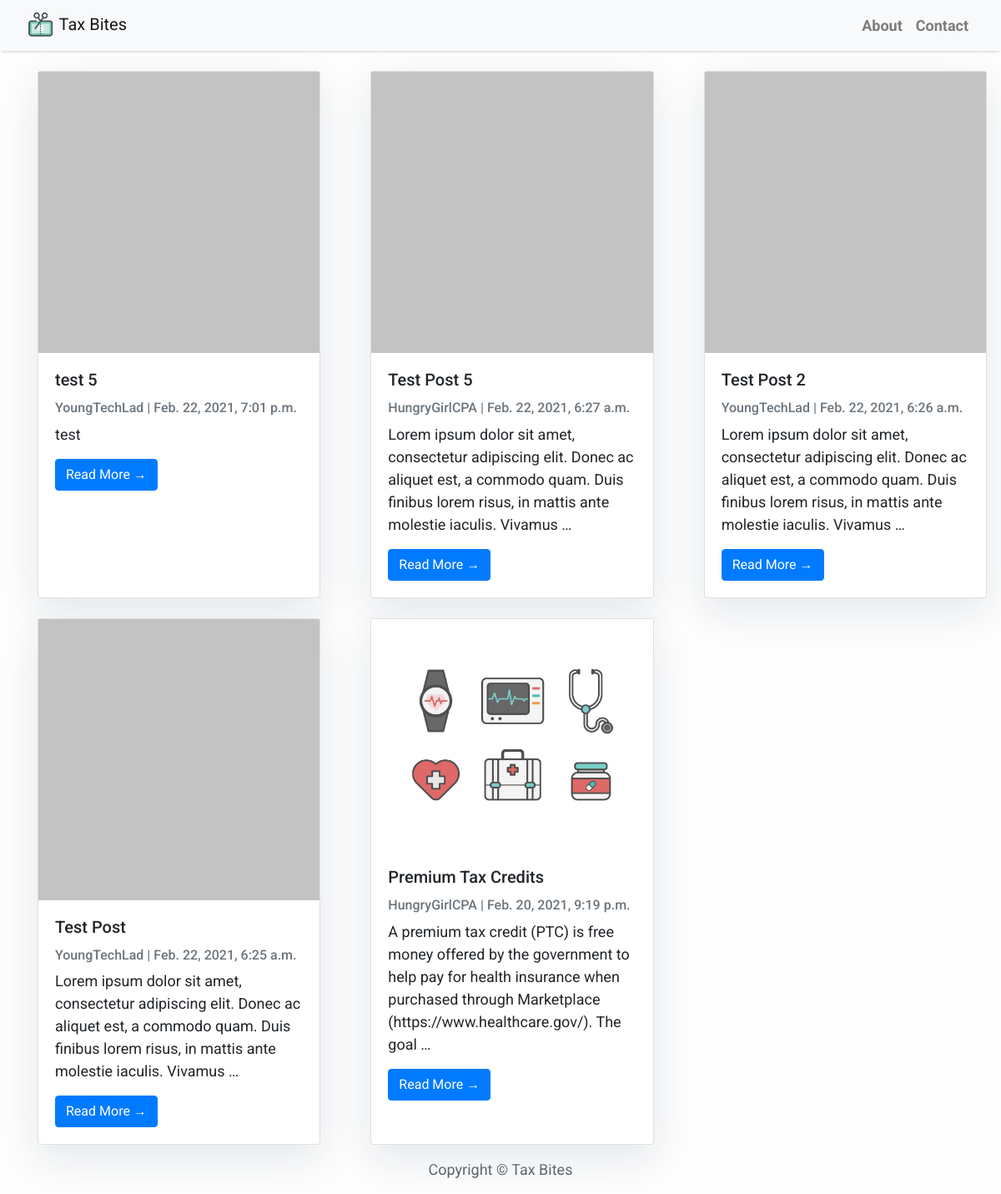
Before: / with the older database file.
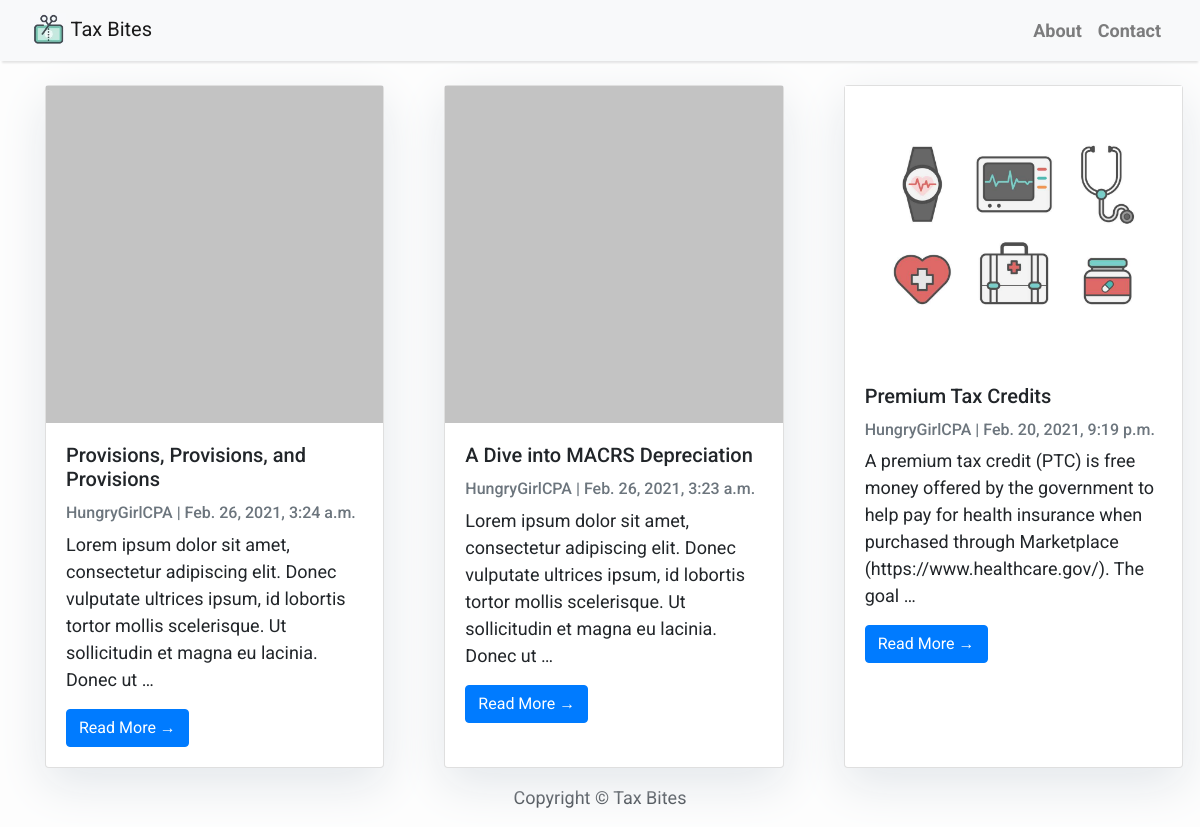
After: the same page with the newer database file.
### blog/models.py (models this page shows, shortened)
class Post(models.Model):
	title = models.CharField(max_length=200, unique=True)
	slug = models.SlugField(max_length=200, unique=True)
	author = models.ForeignKey(User, on_delete= models.CASCADE,related_name='blog_posts')
	updated_on = models.DateTimeField(auto_now= True)
	content = models.TextField()
	created_on = models.DateTimeField(auto_now_add=True)
	status = models.IntegerField(choices=STATUS, default=0)
	thumbnail = models.ImageField(upload_to='thumbnails', default='default.jpg')
	class Meta:
		ordering = ['-created_on']

### blog/views.py (the view)
# urls.py: path('', views.PostList.as_view(), name='home'),
class PostList(generic.ListView):
	queryset = Post.objects.filter(status=1).order_by('-created_on')
	template_name = 'index.html'

### blog/templates/index.html (shortened to what this page needs)
{% extends "base.html" %}
{% block content %}
{% load static %}
<div class="container">
    <div class="row row-cols-1 row-cols-md-3">
          <div class="card-deck">
            {% for post in post_list %}
            <div class="col mt-4 col-sm-4" >
            <div class="card h-100" class="card-img-top">
  				<img src="{{ post.thumbnail.url }}" alt="{{ post.title }}">
  				<div class="card-body">
    				<h5 class="card-title">{{ post.title }}</h5>
    				<p class="card-text text-muted h6">{{ post.author }} | {{ post.created_on }} </p>
    				<p class="card-text">
					{% with content=post.content|striptags|safe %}
					{{ content|truncatewords:25 }}</p>
					{% endwith %}
					<a href="{% url 'post_detail' post.slug  %}" class="btn btn-primary">Read More &rarr;</a>
  				</div>
			</div>
            </div>
            {% endfor %}
          </div>
    </div>
</div>
{%endblock%}

### blog/templates/base.html (shortened to what this page needs)
{% load static %}
<!DOCTYPE html>
<html>
    <head>
        <link rel="stylesheet" href="https://maxcdn.bootstrapcdn.com/bootstrap/4.0.0/css/bootstrap.min.css"
 />
    </head>
    <body>
        <nav class="navbar navbar-expand-lg navbar-light bg-light shadow" id="mainNav">
            <div class="container-fluid">
                <a class="navbar-brand" href="{% url 'home' %}">
                <img src="{% static 'taxbites/navbar_tax_logo.jpg' %}" width="35" height="" class="d-inline-block align-center">
                Tax Bites</a>
                <div class="collapse navbar-collapse" id="navbarResponsive">
                    <ul class="navbar-nav ml-auto">
                        <li class="nav-item text-black">
                            <a class="nav-link text-black font-weight-bold" href="#">About</a>
                        </li>
                        <li class="nav-item text-black">
                            <a class="nav-link text-black font-weight-bold" href="#">Contact</a>
                        </li>
                    </ul>
                </div>
            </div>
        </nav>
        {% block content %}{% endblock content %}
        <footer class="py-3 bg-grey">
            <p class="m-0 text-dark text-center ">Copyright &copy; Tax Bites</p>
        </footer>
    </body>
</html>

### blog/templates/base.html (style rules this page uses)
body { font-family: "Roboto", sans-serif; font-size: 17px; background-color: #fdfdfd; }
.shadow { box-shadow: 0 4px 2px -2px rgba(0, 0, 0, 0.1); }

### blog/templates/index.html (style rules this page uses)
body { font-family: "Roboto", sans-serif; font-size: 18px; background-color: #fdfdfd; }
.card { box-shadow: 0 16px 48px #E3E7EB; }

Changed rows visible on the page:
removed Post: thumbnail (placeholder picture), title "test 5", author "YoungTechLad", created_on "Feb. 22, 2021, 7:01 p.m.", content "test"
removed Post: thumbnail (placeholder picture), title "Test Post 5", author "HungryGirlCPA", created_on "Feb. 22, 2021, 6:27 a.m.", value "Lorem ipsum dolor sit amet, consectetur adipiscing elit. Donec ac aliquet est, a commodo quam. Duis finibus lorem risus, in mattis ante molestie iaculis. Vivamus …"
removed Post: thumbnail (placeholder picture), title "Test Post 2", author "YoungTechLad", created_on "Feb. 22, 2021, 6:26 a.m.", value "Lorem ipsum dolor sit amet, consectetur adipiscing elit. Donec ac aliquet est, a commodo quam. Duis finibus lorem risus, in mattis ante molestie iaculis. Vivamus …"
removed Post: thumbnail (placeholder picture), title "Test Post", author "YoungTechLad", created_on "Feb. 22, 2021, 6:25 a.m.", value "Lorem ipsum dolor sit amet, consectetur adipiscing elit. Donec ac aliquet est, a commodo quam. Duis finibus lorem risus, in mattis ante molestie iaculis. Vivamus …"
added Post: thumbnail (placeholder picture), title "Provisions, Provisions, and Provisions", author "HungryGirlCPA", created_on "Feb. 26, 2021, 3:24 a.m.", value "Lorem ipsum dolor sit amet, consectetur adipiscing elit. Donec vulputate ultrices ipsum, id lobortis tortor mollis scelerisque. Ut sollicitudin et magna eu lacinia. Donec ut …"
added Post: thumbnail (placeholder picture), title "A Dive into MACRS Depreciation", author "HungryGirlCPA", created_on "Feb. 26, 2021, 3:23 a.m.", value "Lorem ipsum dolor sit amet, consectetur adipiscing elit. Donec vulputate ultrices ipsum, id lobortis tortor mollis scelerisque. Ut sollicitudin et magna eu lacinia. Donec ut …"
